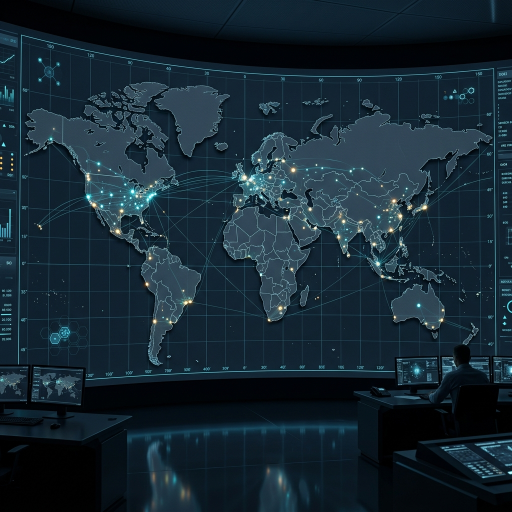
#> input picture shadowos/profile/airootfs/opt/shadowcypher/assets/maps/world_map.png, 1024 x 1024 px, given in place of shadowos-16-minimal-teal-1920x1080.png, which was not available (shown at 1/2 size)
$ python mock_desktop_v2.py
#> lines starting #> are read from the running program, lines starting #| are printed output that depends on the picture; pictures that were not available may be replaced by others from this repository, and a replacement may not be noted
#!/usr/bin/env python3
"""ShadowOS desktop mock — v2.

Less HUD/AR-glasses, more enterprise security platform (CrowdStrike Falcon /
Splunk vibe). Solid opaque panels, normal taskbar, dense app interiors,
minimal floating chrome.
"""
from __future__ import annotations
import math
from pathlib import Path
from PIL import Image, ImageDraw, ImageFilter, ImageFont

ROOT = Path(__file__).resolve().parent
# Use the minimal-teal variant — less busy hex bg
WALL = ROOT.parent / "profile" / "airootfs" / "usr" / "share" / "backgrounds" / "shadowos" / \
       "shadowos-16-minimal-teal-1920x1080.png"
OUT = ROOT / "previews" / "mock-desktop-v2.png"
OUT.parent.mkdir(parents=True, exist_ok=True)

FONT_BOLD = "/usr/share/fonts/truetype/dejavu/DejaVuSans-Bold.ttf"
FONT_REG  = "/usr/share/fonts/truetype/dejavu/DejaVuSans.ttf"
FONT_MONO = "/usr/share/fonts/truetype/dejavu/DejaVuSansMono.ttf"

W, H = 1920, 1080
# Palette — keeping ShadowOS teal but everything more grounded
TEAL    = (0, 224, 164)
TEAL_DK = (0, 155, 114)
WHITE   = (235, 240, 245)
DIM     = (130, 140, 152)
DARK    = (85, 92, 102)
PANEL   = (18, 22, 30)
PANEL_LO= (12, 16, 22)
PANEL_HI= (28, 34, 44)
BORDER  = (38, 46, 58)
ACCENT2 = (88, 124, 255)   # secondary blue for charts
WARN    = (255, 170, 56)
CRIT    = (255, 95, 110)
OK      = (88, 220, 138)

canvas = Image.open(WALL).convert("RGBA").resize((W, H), Image.LANCZOS)
# Darken wallpaper slightly so panels stand out cleanly
dimmer = Image.new("RGBA", (W, H), (0, 0, 0, 80))
canvas.alpha_composite(dimmer)
d = ImageDraw.Draw(canvas)

# ════════════════════════════════════════════════════════════════════════════
# TOP MENU BAR — thin, opaque, traditional (like macOS or KDE)
# ════════════════════════════════════════════════════════════════════════════
TOPH = 28
top = Image.new("RGBA", (W, TOPH), PANEL_LO + (252,))
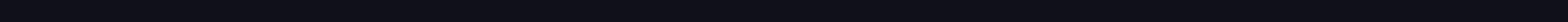
#> top: PIL image 1920x28 RGBA (shown at 1/2 size); mean R, G, B, A 12, 16, 22, 252; transparent parts drawn white
canvas.alpha_composite(top, (0, 0))
d.rectangle([0, TOPH, W, TOPH + 1], fill=BORDER + (255,))

# App menu (left)
appmenu_font = ImageFont.truetype(FONT_BOLD, 11)
sub_font     = ImageFont.truetype(FONT_REG, 11)

# Logo + active app name
d.text((14, 7), "◆",
       font=ImageFont.truetype(FONT_BOLD, 14), fill=TEAL + (255,))
d.text((32, 8), "ShadowCypher",
       font=appmenu_font, fill=WHITE + (255,))
items = ["File", "Edit", "View", "Scan", "Tools", "Window", "Help"]
mx = 142
for it in items:
    d.text((mx, 8), it, font=sub_font, fill=DIM + (255,))
    mx += len(it) * 7 + 16
#> after the loop, mx = 471

# Right side: workspace dots, mode pip, system tray, clock
# Workspace dots (5)
wx = W - 360
for i in range(5):
    cx = wx + i * 14
    if i == 0:
        d.ellipse([cx - 3, 11, cx + 3, 17], fill=TEAL + (255,))
    else:
        d.ellipse([cx - 2, 12, cx + 2, 16], fill=DIM + (180,))

# Mode pip (just a colored dot + label)
mode_x = W - 270
d.ellipse([mode_x, 11, mode_x + 7, 18], fill=WARN + (255,))
d.text((mode_x + 12, 8), "pentest",
       font=sub_font, fill=DIM + (255,))

# Tray icons
tray_font = ImageFont.truetype(FONT_REG, 13)
tray_x = W - 170
for ic in ["", "", "", "", ""]:
    d.text((tray_x, 7), ic, font=tray_font, fill=DIM + (255,))
    tray_x += 18
#> after the loop, tray_x = 1840

# Clock
d.text((W - 70, 7), "21:34",
       font=ImageFont.truetype(FONT_MONO, 11), fill=WHITE + (255,))

# ════════════════════════════════════════════════════════════════════════════
# Helper: window with normal title bar
# ════════════════════════════════════════════════════════════════════════════
def window(box, title, focus=False):
#> called with box = (14, 42, 1200, 1002), title = 'ShadowCypher — Spectral Intelligence', focus = True
    x0, y0, x1, y1 = box
    # subtle shadow
    sh = Image.new("RGBA", (W, H), (0, 0, 0, 0))
#> sh: PIL image 1920x1080 RGBA; every value is 0
    ImageDraw.Draw(sh).rounded_rectangle([x0 - 4, y0 - 2, x1 + 4, y1 + 6],
                                          radius=10, fill=(0, 0, 0, 110))
    sh = sh.filter(ImageFilter.GaussianBlur(radius=10))
    canvas.alpha_composite(sh)
    # body
    body = Image.new("RGBA", (x1 - x0, y1 - y0), PANEL + (255,))
    canvas.alpha_composite(body, (x0, y0))
    # outline (subtle, no glow)
    d.rounded_rectangle([x0, y0, x1, y1], radius=8,
                        outline=(BORDER if not focus else (60, 75, 92)) + (255,), width=1)
    # title bar
    tb = Image.new("RGBA", (x1 - x0 - 2, 30), PANEL_HI + (255,))
    canvas.alpha_composite(tb, (x0 + 1, y0 + 1))
    # decoration: title text only — no traffic-light buttons (they go on the right)
    d.text((x0 + 14, y0 + 9), title,
           font=ImageFont.truetype(FONT_REG, 11), fill=DIM + (255,))
    # window controls right side
    cx = x1 - 14
    for col in [(85, 92, 102), (85, 92, 102), (85, 92, 102)]:
        d.text((cx, y0 + 8), "×" if col == (85, 92, 102) else "·",
               font=ImageFont.truetype(FONT_REG, 13), fill=col + (255,))
        cx -= 16
#> after the loop, cx = 1138


# ════════════════════════════════════════════════════════════════════════════
# MAIN WINDOW: ShadowCypher Falcon-style dashboard (left 62%)
# ════════════════════════════════════════════════════════════════════════════
SC_x0, SC_y0 = 14, TOPH + 14
SC_x1, SC_y1 = 1200, H - 78
window((SC_x0, SC_y0, SC_x1, SC_y1), "ShadowCypher — Spectral Intelligence", focus=True)

# Inner layout: left nav (180) + content
NAV_W = 200
nav_x0 = SC_x0 + 1
nav_y0 = SC_y0 + 32
nav_box = Image.new("RGBA", (NAV_W, SC_y1 - nav_y0 - 1), PANEL_LO + (255,))
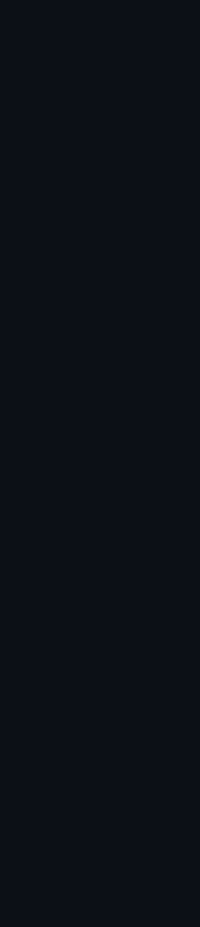
#> nav_box: PIL image 200x927 RGBA; mean R, G, B, A 12, 16, 22, 255
canvas.alpha_composite(nav_box, (nav_x0, nav_y0))
d.rectangle([nav_x0 + NAV_W, nav_y0, nav_x0 + NAV_W + 1, SC_y1 - 1],
            fill=BORDER + (255,))

# Nav header
d.text((nav_x0 + 16, nav_y0 + 14),
       "OPERATIONS",
       font=ImageFont.truetype(FONT_BOLD, 10),
       fill=DARK + (255,))

# Nav items (cleaner, less icon-y)
nav = [
    ("Dashboard",       False, None),
    ("Spectral Intel",   True,  None),
    ("Vulnerabilities",  False, "3"),
    ("Devices",          False, "8"),
    ("Network Scanner",  False, None),
    ("Combat Deck",      False, None),
    ("Payloads",         False, None),
    ("C2 Operations",    False, None),
    ("Community",        False, "12"),
    ("Audit Log",        False, None),
    ("Settings",         False, None),
]
ny = nav_y0 + 46
for label, active, badge in nav:
    if active:
        d.rectangle([nav_x0, ny - 4, nav_x0 + NAV_W, ny + 24],
                    fill=(0, 224, 164, 18))
        d.rectangle([nav_x0, ny - 4, nav_x0 + 3, ny + 24], fill=TEAL + (255,))
        color = WHITE
    else:
        color = DIM
    d.text((nav_x0 + 20, ny),
           label, font=ImageFont.truetype(FONT_REG, 12),
           fill=color + (255,))
    if badge:
        bb = d.textbbox((0, 0), badge, font=ImageFont.truetype(FONT_BOLD, 10))
        bw = bb[2] - bb[0] + 12
        d.rounded_rectangle([nav_x0 + NAV_W - bw - 14, ny + 2,
                              nav_x0 + NAV_W - 14,    ny + 18],
                             radius=8, fill=(60, 35, 40, 255),
                             outline=CRIT + (200,), width=1)
        d.text((nav_x0 + NAV_W - bw - 8, ny + 3),
               badge, font=ImageFont.truetype(FONT_BOLD, 10),
               fill=CRIT + (255,))
    ny += 30
#> this loop made 11 passes
#> (bb, bw) on passes 3, 4, 9: ((0, 3, 7, 10), 19), ((0, 3, 7, 10), 19), ((0, 3, 14, 10), 26)
#> after the loop, ny = 450

# Content area
CT_x0 = nav_x0 + NAV_W + 1
CT_y0 = nav_y0
CT_x1 = SC_x1 - 1
CT_y1 = SC_y1 - 1

# Toolbar above content
d.text((CT_x0 + 24, CT_y0 + 16),
       "Network Intelligence",
       font=ImageFont.truetype(FONT_BOLD, 18), fill=WHITE + (255,))
d.text((CT_x0 + 24, CT_y0 + 42),
       "Subnet 192.168.1.0/24  ·  last scan 4 min ago  ·  3 hosts found",
       font=ImageFont.truetype(FONT_REG, 12), fill=DIM + (255,))

# Stat ribbon (4 KPI cards)
ribbon_y = CT_y0 + 78
cards = [
    ("Total devices",      "8",       None,      WHITE),
    ("Open incidents",     "1",       "+1 today", CRIT),
    ("CVE alerts",         "3",       "2 high",  WARN),
    ("Last scan",          "4m",      "in progress", TEAL),
]
cw = (CT_x1 - CT_x0 - 64) / 4 - 4
cx = CT_x0 + 24
for label, val, sub, col in cards:
    d.rounded_rectangle([cx, ribbon_y, cx + cw, ribbon_y + 88],
                        radius=6, fill=PANEL_LO + (255,),
                        outline=BORDER + (255,), width=1)
    d.text((cx + 16, ribbon_y + 14),
           label.upper(), font=ImageFont.truetype(FONT_MONO, 10),
           fill=DIM + (255,))
    d.text((cx + 16, ribbon_y + 30),
           val, font=ImageFont.truetype(FONT_BOLD, 32), fill=col + (255,))
    if sub:
        d.text((cx + 16, ribbon_y + 66),
               sub, font=ImageFont.truetype(FONT_MONO, 10),
               fill=DIM + (255,))
    cx += cw + 8
#> after the loop, cx = 1175

# Hosts table — the meat of the view (Falcon-style)
table_y = ribbon_y + 110
d.text((CT_x0 + 24, table_y),
       "DISCOVERED HOSTS",
       font=ImageFont.truetype(FONT_BOLD, 11),
       fill=DARK + (255,))

# Table header
headers = ["IP", "HOSTNAME", "OS", "PORTS", "RISK", "STATUS"]
col_widths = [120, 180, 200, 130, 100, 100]
header_y = table_y + 24
hx = CT_x0 + 24
for hdr, w in zip(headers, col_widths):
    d.text((hx, header_y),
           hdr, font=ImageFont.truetype(FONT_MONO, 10),
           fill=DARK + (255,))
    hx += w
#> after the loop, hx = 1070
d.line([CT_x0 + 24, header_y + 18, CT_x1 - 24, header_y + 18],
       fill=BORDER + (255,), width=1)

rows = [
    ("192.168.1.1",  "router.local",  "OpenWRT 23.05",                "22, 443",          "Low",      "Online", WHITE,   OK),
    ("192.168.1.42", "nas.local",     "Synology DSM 7.2.2",           "445, 5000",        "Critical", "Vulnerable", WHITE, CRIT),
    ("192.168.1.55", "ws-laptop",     "Arch Linux 6.13",              "22",               "Low",      "Online", WHITE,   OK),
    ("192.168.1.66", "tv.local",      "WebOS 23",                     "8080, 9080",       "Medium",   "Online", WHITE,   WARN),
    ("192.168.1.71", "iot-cam-01",    "Unknown",                      "80, 554, 8554",    "Medium",   "Online", WHITE,   WARN),
    ("192.168.1.99", "voip.local",    "Linphone 5.3",                 "5060, 5061",       "Low",      "Online", WHITE,   OK),
    ("192.168.1.100","pi.local",      "Debian 12",                    "22, 80",           "Low",      "Online", WHITE,   OK),
    ("192.168.1.221","ws-02",         "Windows 11 22H2",              "135, 445, 3389",   "Medium",   "Online", WHITE,   WARN),
]
ry = header_y + 28
for cells in rows:
    ip, hn, osv, ports, risk, status, text_c, status_c = cells
    # row hover style for the first one
    if ip == "192.168.1.42":
        d.rectangle([CT_x0 + 14, ry - 4, CT_x1 - 14, ry + 22],
                    fill=(255, 95, 110, 16))
    vx = CT_x0 + 24
    cells_text = [(ip, WHITE), (hn, WHITE), (osv, DIM), (ports, DIM)]
    risk_color = {"Low": DIM, "Medium": WARN, "Critical": CRIT}.get(risk, DIM)
    cells_text += [(risk, risk_color), (status, status_c)]
    for (t, c), w in zip(cells_text, col_widths):
        d.text((vx, ry), t,
               font=ImageFont.truetype(FONT_MONO, 11),
               fill=c + (255,))
        vx += w
    ry += 30
#> after the loop, ry = 554

# ════════════════════════════════════════════════════════════════════════════
# RIGHT COLUMN: terminal + chat panel
# ════════════════════════════════════════════════════════════════════════════
RC_x0 = SC_x1 + 14
RC_x1 = W - 14
RC_w  = RC_x1 - RC_x0

# Top: foot terminal
T_y0 = TOPH + 14
T_y1 = 540
window((RC_x0, T_y0, RC_x1, T_y1), "foot — shadow@nexus")
#> call 2 of window, with box = (1214, 42, 1906, 540), title = 'foot — shadow@nexus', focus = False
#> in window (call 2), `tb = Image.new("RGBA", (x1 - x0 - 2, 30), PANEL_HI + (255,))`:
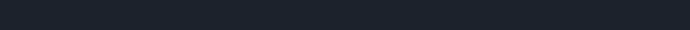
#> tb: PIL image 690x30 RGBA; mean R, G, B, A 28, 34, 44, 255
#> after the loop in window (call 2), `for col in [(85, 92, 102), (85, 92, 102), (85, 92, 102)]:`: cx = 1844

term = [
    ("$ shadow-mode status",                                                  TEAL),
    ("  mode: pentest    firewall: scan-open",                                DIM),
    ("",                                                                       DIM),
    ("$ rustscan -a 192.168.1.0/24 -- -sC -sV",                              TEAL),
    ("Open 192.168.1.1:22    ssh   OpenSSH 9.6",                              WHITE),
    ("Open 192.168.1.1:443   nginx 1.27.3",                                   WHITE),
    ("Open 192.168.1.42:445  smb   Samba 4.21.1",                             WHITE),
    ("Open 192.168.1.42:5000 http  Synology DSM 7.2.2",                       WARN),
    ("                                  ┗ CVE-2024-10443 critical",          CRIT),
    ("Open 192.168.1.66:8080 http  WebOS 23",                                 WHITE),
    ("Open 192.168.1.100:80  http  nginx 1.27.3",                             WHITE),
    ("",                                                                       DIM),
    ("scan complete: 8 hosts, 13 ports, 1 critical CVE",                     OK),
    ("",                                                                       DIM),
    ("$ shadow scan agent --target 192.168.1.42 --module cve-2024-10443",   TEAL),
    ("queued mission #4421 for guardian agent 'nexus-gateway'",              DIM),
    ("",                                                                       DIM),
    ("$ ▮",                                                                    TEAL),
]
tf = ImageFont.truetype(FONT_MONO, 11)
ty = T_y0 + 42
for line, col in term:
    d.text((RC_x0 + 16, ty), line, font=tf, fill=col + (255,))
    ty += 17
#> after the loop, ty = 390

# Bottom right: community chat panel
C_y0 = 555
C_y1 = H - 78
window((RC_x0, C_y0, RC_x1, C_y1), "ShadowCypher — Community Chat")
#> call 3 of window, with box = (1214, 555, 1906, 1002), title = 'ShadowCypher — Community Chat', focus = False
#> in window (call 3), `ImageDraw.Draw(sh).rounded_rectangle([x0 - 4, y0 - 2, x1 + 4, y1 + 6],..`:
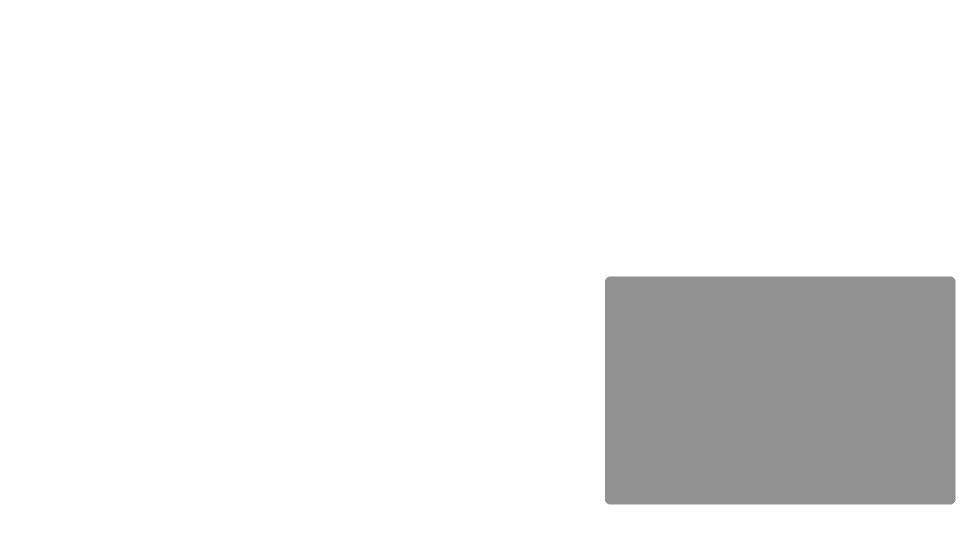
#> sh: PIL image 1920x1080 RGBA (shown at 1/2 size); mean R, G, B, A 0, 0, 0, 17; transparent parts drawn white
#> in window (call 3), `body = Image.new("RGBA", (x1 - x0, y1 - y0), PANEL + (255,))`:
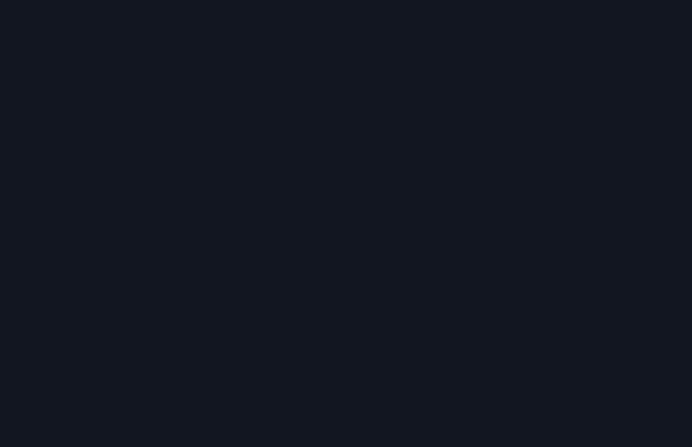
#> body: PIL image 692x447 RGBA; mean R, G, B, A 18, 22, 30, 255
#> in window (call 3), `canvas.alpha_composite(body, (x0, y0))`:
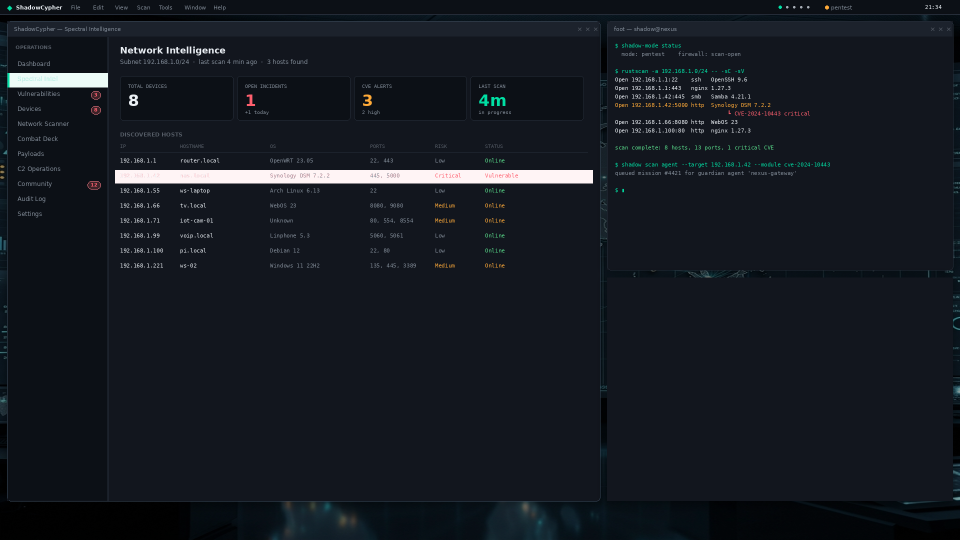
#> canvas: PIL image 1920x1080 RGBA (shown at 1/2 size); mean R, G, B, A 20.8, 24.1, 31.3, 251.5; transparent parts drawn white
#> after the loop in window (call 3), `for col in [(85, 92, 102), (85, 92, 102), (85, 92, 102)]:`: cx = 1844

# Chat room indicator
d.text((RC_x0 + 16, C_y0 + 42), "#global",
       font=ImageFont.truetype(FONT_BOLD, 14), fill=WHITE + (255,))
d.text((RC_x0 + 90, C_y0 + 44),
       "12 online",
       font=ImageFont.truetype(FONT_MONO, 10), fill=OK + (255,))

# Mock messages
msgs = [
    ("alex",   "(00, 200, 140)", "anyone else seeing the CVE-2024-10443 thing in the wild?", "21:18"),
    ("ria",    "(255, 170, 56)", "yeah we found one on a synology nas this morning",         "21:21"),
    ("jamie",  "(88, 124, 255)", "patch came out 2 days ago — most people aren't on it",     "21:23"),
    ("alex",   "(0, 200, 140)",  "what's the exploit reliability?",                          "21:24"),
    ("ria",    "(255, 170, 56)", "high — guardian fired immediately on a 7.2.2.81 host",     "21:30"),
    ("you",    "(0, 224, 164)",  "queueing a guardian mission for nas.local right now",      "21:33"),
]
my = C_y0 + 76
for nick, _, body, ts in msgs:
    colmap = {"alex": (0, 200, 140), "ria": (255, 170, 56),
              "jamie": (88, 124, 255), "you": (0, 224, 164)}
    nick_c = colmap[nick] + (255,)
    # avatar bubble
    d.ellipse([RC_x0 + 16, my, RC_x0 + 38, my + 22], fill=nick_c)
    d.text((RC_x0 + 24, my + 4), nick[0].upper(),
           font=ImageFont.truetype(FONT_BOLD, 11), fill=PANEL + (255,))
    # nick + ts
    d.text((RC_x0 + 50, my + 1), nick,
           font=ImageFont.truetype(FONT_BOLD, 11), fill=nick_c)
    d.text((RC_x0 + 50 + len(nick)*7 + 8, my + 3), ts,
           font=ImageFont.truetype(FONT_MONO, 9), fill=DARK + (255,))
    # message
    d.text((RC_x0 + 50, my + 18), body,
           font=ImageFont.truetype(FONT_REG, 11), fill=DIM + (255,))
    my += 42
#> after the loop, my = 883

# Input pill at bottom
inp_y = C_y1 - 44
d.rounded_rectangle([RC_x0 + 14, inp_y, RC_x1 - 14, inp_y + 28],
                    radius=14, fill=PANEL_LO + (255,),
                    outline=BORDER + (255,), width=1)
d.text((RC_x0 + 28, inp_y + 7),
       "message #global…", font=ImageFont.truetype(FONT_REG, 11),
       fill=DARK + (255,))

# ════════════════════════════════════════════════════════════════════════════
# BOTTOM DOCK — taskbar with pinned apps
# ════════════════════════════════════════════════════════════════════════════
DOCK_H = 56
dock_y = H - DOCK_H
dock = Image.new("RGBA", (W, DOCK_H), PANEL_LO + (242,))
canvas.alpha_composite(dock, (0, dock_y))
d.rectangle([0, dock_y, W, dock_y + 1], fill=BORDER + (255,))

# Dock items — pinned apps, then running apps
DOCK_ICONS = [
    ("S",   TEAL,  True,  True),   # ShadowCypher (running, active)
    ("F",   DARK,  False, False),  # files
    ("",   DARK,  False, False),  # firefox
    ("",   DARK,  False, False),  # vscode
    ("",   DARK,  True,  False),  # foot terminal (running)
    ("",   DARK,  False, False),  # discord
    ("",   DARK,  False, False),  # steam
    ("",   DARK,  False, False),  # github
    ("",   DARK,  False, False),  # bug / pentest
]
icon_size = 36
total_w = len(DOCK_ICONS) * (icon_size + 12) - 12
start_x = (W - total_w) // 2
for i, (glyph, col, running, active) in enumerate(DOCK_ICONS):
    ix = start_x + i * (icon_size + 12)
    iy = dock_y + (DOCK_H - icon_size) // 2 - 2
    # bg tile
    fill = PANEL_HI if not active else (0, 224, 164, 35)
    d.rounded_rectangle([ix, iy, ix + icon_size, iy + icon_size],
                        radius=8, fill=fill,
                        outline=(BORDER if not active else TEAL) + (200,), width=1)
    if glyph == "S":
        # hex S logo
        d.polygon([(ix + icon_size/2 + 11*math.cos(math.radians(60*k - 30)),
                    iy + icon_size/2 + 11*math.sin(math.radians(60*k - 30)))
                   for k in range(6)],
                   outline=TEAL + (255,), width=2)
        d.text((ix + icon_size/2 - 5, iy + 8), "S",
               font=ImageFont.truetype(FONT_BOLD, 16), fill=WHITE + (255,))
    else:
        d.text((ix + icon_size/2 - 8, iy + 8), glyph,
               font=ImageFont.truetype(FONT_REG, 18), fill=col + (255,))
    # running indicator (dot below)
    if running:
        d.ellipse([ix + icon_size/2 - 2, iy + icon_size + 4,
                   ix + icon_size/2 + 2, iy + icon_size + 8],
                  fill=TEAL + (255,))

# Bottom-left: shadow-mode pill (subtle, just a chip)
mode_pill_x = 14
mode_pill_y = dock_y + 16
d.rounded_rectangle([mode_pill_x, mode_pill_y, mode_pill_x + 110, mode_pill_y + 24],
                    radius=12, fill=(255, 170, 56, 25),
                    outline=WARN + (220,), width=1)
d.ellipse([mode_pill_x + 10, mode_pill_y + 8,
           mode_pill_x + 18, mode_pill_y + 16],
          fill=WARN + (255,))
d.text((mode_pill_x + 24, mode_pill_y + 5),
       "pentest", font=ImageFont.truetype(FONT_BOLD, 11),
       fill=WHITE + (255,))

# Bottom-right: subtle system info
sys_x = W - 200
sys_font = ImageFont.truetype(FONT_MONO, 10)
d.text((sys_x, dock_y + 12),
       "23%  4.2/16 GB",
       font=sys_font, fill=DIM + (255,))
d.text((sys_x, dock_y + 28),
       "↑ 1.2 MB/s   ↓ 380 KB/s",
       font=sys_font, fill=DIM + (255,))

# Save
canvas.convert("RGB").save(OUT, "PNG", optimize=True)
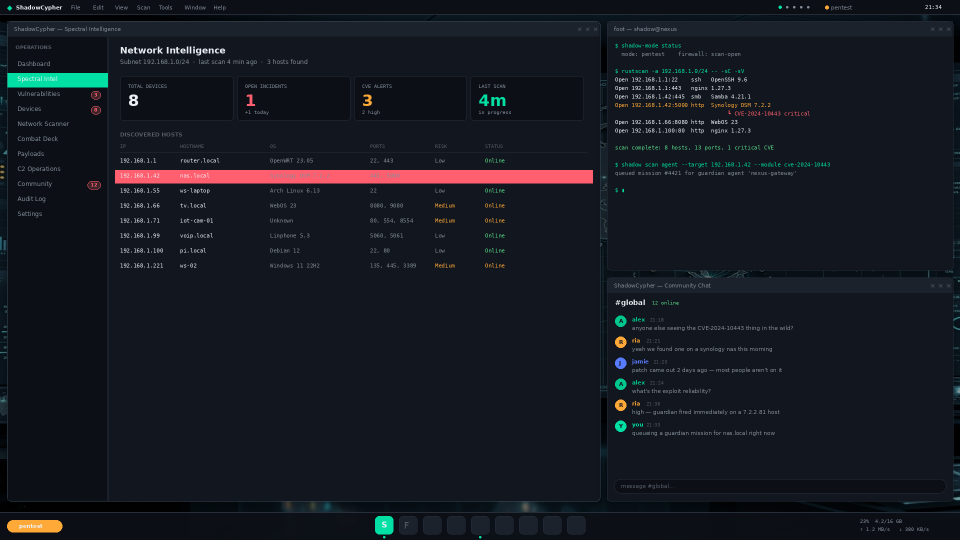
#> saved as mock-desktop-v2.png: PIL image 1920x1080 RGB (shown at 1/2 size); mean R, G, B 22, 25.3, 32.4
print(f"wrote {OUT}  ({OUT.stat().st_size//1024} KB)")
